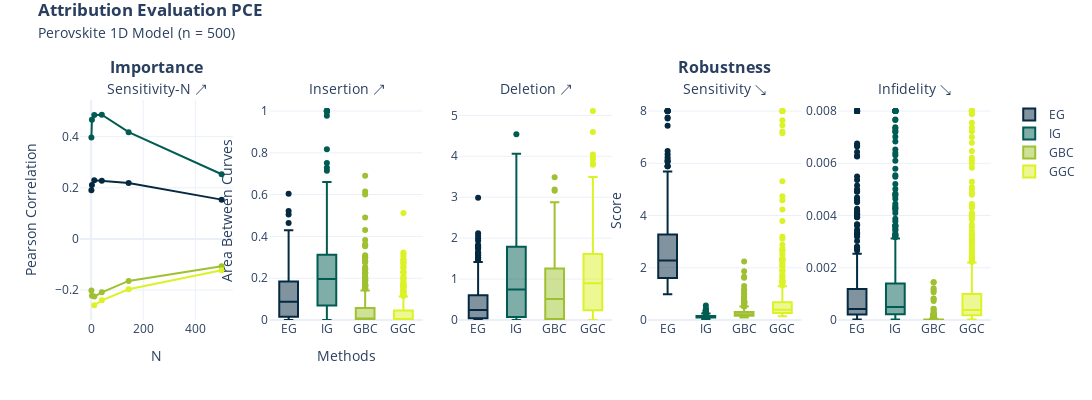

Write notebook code for a chart like this one.
### Code cell
## Plot ##
import plotly.graph_objects as go
from plotly.subplots import make_subplots


def format_title(title, subtitle=None, subtitle_font_size=14):
    title = f"<b>{title}</b>"
    if not subtitle:
        return title
    subtitle = f'<span style="font-size: {subtitle_font_size}px;">{subtitle}</span>'
    return f"{title}<br>{subtitle}"

if target == "pce":
    title = "Attribution Evaluation PCE"
else:
    title = "Attribution Evaluation Mean Thickness"


fig = make_subplots(
    rows=1,
    cols=5,
    subplot_titles=(
        format_title("Importance", "Sensitivity-N " + "\u2197",),
        format_title("", "Insertion " + "\u2197",),
        format_title("", "Deletion " + "\u2197",),
        format_title("Robustness", "Sensitivity " + "\u2198",),
        format_title("", "Infidelity " + "\u2198",),
    ),
)


fig.add_trace(
    go.Scatter(
        y=sensN[0].mean(0),
        x=n_list,
        name="EG",
        marker_color="#042940",
        showlegend=False,
        mode="lines+markers",
    ),
    row=1,
    col=1,
)

fig.add_traces(
    [
        go.Scatter(
            x=n_list,
            y=sensN[0].mean(0)
            + 1.960 * (np.std(sensN[0], axis=0) / sensN[0].shape[0]),
            mode="lines",
            line_color="rgba(0,0,0,0)",
            showlegend=False,
        ),
        go.Scatter(
            x=n_list,
            y=sensN[0].mean(0)
            - 1.960 * (np.std(sensN[0], axis=0) / sensN[0].shape[0]),
            mode="lines",
            line_color="rgba(0,0,0,0)",
            name="95% confidence interval",
            showlegend=False,
            fill="tonexty",
            fillcolor="rgba(4,41,64,0.2)",
        ),
    ]
)

fig.add_trace(
    go.Scatter(
        y=sensN[1].mean(0),
        x=n_list,
        name="IG",
        marker_color="#005C53",
        showlegend=False,
        mode="lines+markers",
    ),
    row=1,
    col=1,
)

fig.add_traces(
    [
        go.Scatter(
            x=n_list,
            y=sensN[1].mean(0)
            + 1.960 * (np.std(sensN[1], axis=0) / sensN[1].shape[0]),
            mode="lines",
            line_color="rgba(0,0,0,0)",
            showlegend=False,
        ),
        go.Scatter(
            x=n_list,
            y=sensN[1].mean(0)
            - 1.960 * (np.std(sensN[1], axis=0) / sensN[1].shape[0]),
            mode="lines",
            line_color="rgba(0,0,0,0)",
            name="95% confidence interval",
            showlegend=False,
            fill="tonexty",
            fillcolor="rgba(0,92,83,0.2)",
        ),
    ]
)

fig.add_trace(
    go.Scatter(
        y=sensN[2].mean(0),
        x=n_list,
        name="GBC",
        marker_color="#9FC131",
        showlegend=False,
        mode="lines+markers",
    ),
    row=1,
    col=1,
)

fig.add_traces(
    [
        go.Scatter(
            x=n_list,
            y=sensN[2].mean(0)
            + 1.960 * (np.std(sensN[2], axis=0) / sensN[2].shape[0]),
            mode="lines",
            line_color="rgba(0,0,0,0)",
            showlegend=False,
        ),
        go.Scatter(
            x=n_list,
            y=sensN[2].mean(0)
            - 1.960 * (np.std(sensN[2], axis=0) / sensN[2].shape[0]),
            mode="lines",
            line_color="rgba(0,0,0,0)",
            name="95% confidence interval",
            showlegend=False,
            fill="tonexty",
            fillcolor="rgba(159,193,49,0.2)",
        ),
    ]
)

fig.add_trace(
    go.Scatter(
        y=sensN[3].mean(0),
        x=n_list,
        name="GGC",
        marker_color="#DBF227",
        showlegend=False,
        mode="lines+markers",
    ),
    row=1,
    col=1,
)

fig.add_traces(
    [
        go.Scatter(
            x=n_list,
            y=sensN[3].mean(0)
            + 1.960 * (np.std(sensN[3], axis=0) / sensN[3].shape[0]),
            mode="lines",
            line_color="rgba(0,0,0,0)",
            showlegend=False,
        ),
        go.Scatter(
            x=n_list,
            y=sensN[3].mean(0)
            - 1.960 * (np.std(sensN[3], axis=0) / sensN[3].shape[0]),
            mode="lines",
            line_color="rgba(0,0,0,0)",
            name="95% confidence interval",
            showlegend=False,
            fill="tonexty",
            fillcolor="rgba(219,242,39,0.2)",
        ),
    ]
)

fig.add_trace(
    go.Box(y=ins_abc[0], name="EG", marker_color="#042940", showlegend=False),
    row=1,
    col=2,
)
fig.add_trace(
    go.Box(y=ins_abc[1], name="IG", marker_color="#005C53", showlegend=False),
    row=1,
    col=2,
)
fig.add_trace(
    go.Box(y=ins_abc[2], name="GBC", marker_color="#9FC131", showlegend=False),
    row=1,
    col=2,
)
fig.add_trace(
    go.Box(y=ins_abc[3], name="GGC", marker_color="#DBF227", showlegend=False),
    row=1,
    col=2,
)

fig.add_trace(
    go.Box(y=del_abc[0], name="EG", marker_color="#042940", showlegend=False),
    row=1,
    col=3,
)
fig.add_trace(
    go.Box(y=del_abc[1], name="IG", marker_color="#005C53", showlegend=False),
    row=1,
    col=3,
)
fig.add_trace(
    go.Box(y=del_abc[2], name="GBC", marker_color="#9FC131", showlegend=False),
    row=1,
    col=3,
)
fig.add_trace(
    go.Box(y=del_abc[3], name="GGC", marker_color="#DBF227", showlegend=False),
    row=1,
    col=3,
)

fig.add_trace(
    go.Box(y=sens[0].squeeze(), name="EG", marker_color="#042940"), row=1, col=4,
)
fig.add_trace(
    go.Box(y=sens[1].squeeze(), name="IG", marker_color="#005C53"), row=1, col=4,
)
fig.add_trace(
    go.Box(y=sens[2].squeeze(), name="GBC", marker_color="#9FC131"), row=1, col=4,
)
fig.add_trace(
    go.Box(y=sens[3].squeeze(), name="GGC", marker_color="#DBF227"), row=1, col=4,
)


fig.add_trace(
    go.Box(
        y=infid[0].squeeze(), name="EG", marker_color="#042940", showlegend=False
    ),
    row=1,
    col=5,
)
fig.add_trace(
    go.Box(
        y=infid[1].squeeze(), name="IG", marker_color="#005C53", showlegend=False
    ),
    row=1,
    col=5,
)
fig.add_trace(
    go.Box(
        y=infid[2].squeeze(), name="GBC", marker_color="#9FC131", showlegend=False
    ),
    row=1,
    col=5,
)
fig.add_trace(
    go.Box(
        y=infid[3].squeeze(), name="GGC", marker_color="#DBF227", showlegend=False
    ),
    row=1,
    col=5,
)


fig.update_xaxes(title="N", row=1, col=1)
fig.update_xaxes(title="Methods", row=1, col=2)

fig.update_yaxes(title="Pearson Correlation", row=1, col=1)
fig.update_yaxes(title="Area Between Curves", rangemode="tozero", row=1, col=2)
fig.update_yaxes(rangemode="tozero", row=1, col=3)
fig.update_yaxes(title="Score", rangemode="tozero", row=1, col=4)
fig.update_yaxes(rangemode="tozero", row=1, col=5)

fig.update_layout(
    title=format_title(
        title,
        "Perovskite "+ dim +" Model (n = " + str(sensN[3].shape[0]) + ")",
    ),
    legend_title=None,
    legend={"traceorder": "normal"},
    title_y=0.96,
    title_x=0.035,
    template="plotly_white",
    height=400,
    width=1600,
)

#fig.write_image("xai/images/"+ target + "/" + dim + "/" + dim +"_eval.png", scale=2)

fig.show()

### Figure 1 — Plotly figure (JSON) as saved in the notebook; plotly's stock layout.template omitted (floating-point values rounded to 4 significant figures; data arrays with more than 128 entries replaced by an {"elided": "..."} marker saying what was removed)
{"data": [{"marker": {"color": "#042940"}, "mode": "lines+markers", "name": "EG", "showlegend": false, "type": "scatter", "x": [1, 3, 12, 41, 144, 501], "xaxis": "x", "y": [0.1907, 0.2112, 0.2296, 0.2273, 0.2186, 0.1539], "yaxis": "y"}, {"line": {"color": "rgba(0,0,0,0)"}, "mode": "lines", "showlegend": false, "type": "scatter", "x": [1, 3, 12, 41, 144, 501], "y": [0.1922, 0.2123, 0.2304, 0.2281, 0.2193, 0.1545]}, {"fill": "tonexty", "fillcolor": "rgba(4,41,64,0.2)", "line": {"color": "rgba(0,0,0,0)"}, "mode": "lines", "name": "95% confidence interval", "showlegend": false, "type": "scatter", "x": [1, 3, 12, 41, 144, 501], "y": [0.1893, 0.2101, 0.2287, 0.2266, 0.218, 0.1533]}, {"marker": {"color": "#005C53"}, "mode": "lines+markers", "name": "IG", "showlegend": false, "type": "scatter", "x": [1, 3, 12, 41, 144, 501], "xaxis": "x", "y": [0.3973, 0.4663, 0.4847, 0.4859, 0.4178, 0.2531], "yaxis": "y"}, {"line": {"color": "rgba(0,0,0,0)"}, "mode": "lines", "showlegend": false, "type": "scatter", "x": [1, 3, 12, 41, 144, 501], "y": [0.3989, 0.4676, 0.4857, 0.4868, 0.4186, 0.2538]}, {"fill": "tonexty", "fillcolor": "rgba(0,92,83,0.2)", "line": {"color": "rgba(0,0,0,0)"}, "mode": "lines", "name": "95% confidence interval", "showlegend": false, "type": "scatter", "x": [1, 3, 12, 41, 144, 501], "y": [0.3957, 0.465, 0.4837, 0.4851, 0.417, 0.2524]}, {"marker": {"color": "#9FC131"}, "mode": "lines+markers", "name": "GBC", "showlegend": false, "type": "scatter", "x": [1, 3, 12, 41, 144, 501], "xaxis": "x", "y": [-0.2017, -0.2218, -0.2252, -0.2088, -0.1641, -0.1066], "yaxis": "y"}, {"line": {"color": "rgba(0,0,0,0)"}, "mode": "lines", "showlegend": false, "type": "scatter", "x": [1, 3, 12, 41, 144, 501], "y": [-0.1998, -0.2204, -0.2241, -0.2079, -0.1633, -0.1059]}, {"fill": "tonexty", "fillcolor": "rgba(159,193,49,0.2)", "line": {"color": "rgba(0,0,0,0)"}, "mode": "lines", "name": "95% confidence interval", "showlegend": false, "type": "scatter", "x": [1, 3, 12, 41, 144, 501], "y": [-0.2035, -0.2232, -0.2263, -0.2097, -0.1649, -0.1073]}, {"marker": {"color": "#DBF227"}, "mode": "lines+markers", "name": "GGC", "showlegend": false, "type": "scatter", "x": [1, 3, 12, 41, 144, 501], "xaxis": "x", "y": [null, null, -0.2593, -0.2399, -0.1969, -0.1221], "yaxis": "y"}, {"line": {"color": "rgba(0,0,0,0)"}, "mode": "lines", "showlegend": false, "type": "scatter", "x": [1, 3, 12, 41, 144, 501], "y": [null, null, -0.2581, -0.2389, -0.196, -0.1215]}, {"fill": "tonexty", "fillcolor": "rgba(219,242,39,0.2)", "line": {"color": "rgba(0,0,0,0)"}, "mode": "lines", "name": "95% confidence interval", "showlegend": false, "type": "scatter", "x": [1, 3, 12, 41, 144, 501], "y": [null, null, -0.2604, -0.2409, -0.1978, -0.1228]}, {"marker": {"color": "#042940"}, "name": "EG", "showlegend": false, "type": "box", "xaxis": "x2", "y": {"elided": "500 float values"}, "yaxis": "y2"}, {"marker": {"color": "#005C53"}, "name": "IG", "showlegend": false, "type": "box", "xaxis": "x2", "y": {"elided": "500 float values"}, "yaxis": "y2"}, {"marker": {"color": "#9FC131"}, "name": "GBC", "showlegend": false, "type": "box", "xaxis": "x2", "y": {"elided": "500 float values"}, "yaxis": "y2"}, {"marker": {"color": "#DBF227"}, "name": "GGC", "showlegend": false, "type": "box", "xaxis": "x2", "y": {"elided": "500 float values"}, "yaxis": "y2"}, {"marker": {"color": "#042940"}, "name": "EG", "showlegend": false, "type": "box", "xaxis": "x3", "y": {"elided": "500 float values"}, "yaxis": "y3"}, {"marker": {"color": "#005C53"}, "name": "IG", "showlegend": false, "type": "box", "xaxis": "x3", "y": {"elided": "500 float values"}, "yaxis": "y3"}, {"marker": {"color": "#9FC131"}, "name": "GBC", "showlegend": false, "type": "box", "xaxis": "x3", "y": {"elided": "500 float values"}, "yaxis": "y3"}, {"marker": {"color": "#DBF227"}, "name": "GGC", "showlegend": false, "type": "box", "xaxis": "x3", "y": {"elided": "500 float values"}, "yaxis": "y3"}, {"marker": {"color": "#042940"}, "name": "EG", "type": "box", "xaxis": "x4", "y": {"elided": "500 float values"}, "yaxis": "y4"}, {"marker": {"color": "#005C53"}, "name": "IG", "type": "box", "xaxis": "x4", "y": {"elided": "500 float values"}, "yaxis": "y4"}, {"marker": {"color": "#9FC131"}, "name": "GBC", "type": "box", "xaxis": "x4", "y": {"elided": "500 float values"}, "yaxis": "y4"}, {"marker": {"color": "#DBF227"}, "name": "GGC", "type": "box", "xaxis": "x4", "y": {"elided": "500 float values"}, "yaxis": "y4"}, {"marker": {"color": "#042940"}, "name": "EG", "showlegend": false, "type": "box", "xaxis": "x5", "y": {"elided": "500 float values"}, "yaxis": "y5"}, {"marker": {"color": "#005C53"}, "name": "IG", "showlegend": false, "type": "box", "xaxis": "x5", "y": {"elided": "500 float values"}, "yaxis": "y5"}, {"marker": {"color": "#9FC131"}, "name": "GBC", "showlegend": false, "type": "box", "xaxis": "x5", "y": {"elided": "500 float values"}, "yaxis": "y5"}, {"marker": {"color": "#DBF227"}, "name": "GGC", "showlegend": false, "type": "box", "xaxis": "x5", "y": {"elided": "500 float values"}, "yaxis": "y5"}], "layout": {"annotations": [{"font": {"size": 16}, "showarrow": false, "text": "<b>Importance</b><br><span style=\"font-size: 14px;\">Sensitivity-N ↗</span>", "x": 0.084, "xanchor": "center", "xref": "paper", "y": 1, "yanchor": "bottom", "yref": "paper"}, {"font": {"size": 16}, "showarrow": false, "text": "<b></b><br><span style=\"font-size: 14px;\">Insertion ↗</span>", "x": 0.292, "xanchor": "center", "xref": "paper", "y": 1, "yanchor": "bottom", "yref": "paper"}, {"font": {"size": 16}, "showarrow": false, "text": "<b></b><br><span style=\"font-size: 14px;\">Deletion ↗</span>", "x": 0.5, "xanchor": "center", "xref": "paper", "y": 1, "yanchor": "bottom", "yref": "paper"}, {"font": {"size": 16}, "showarrow": false, "text": "<b>Robustness</b><br><span style=\"font-size: 14px;\">Sensitivity ↘</span>", "x": 0.708, "xanchor": "center", "xref": "paper", "y": 1, "yanchor": "bottom", "yref": "paper"}, {"font": {"size": 16}, "showarrow": false, "text": "<b></b><br><span style=\"font-size: 14px;\">Infidelity ↘</span>", "x": 0.916, "xanchor": "center", "xref": "paper", "y": 1, "yanchor": "bottom", "yref": "paper"}], "height": 400, "legend": {"title": {}, "traceorder": "normal"}, "title": {"text": "<b>Attribution Evaluation PCE</b><br><span style=\"font-size: 14px;\">Perovskite 1D Model (n = 500)</span>", "x": 0.035, "y": 0.96}, "width": 1600, "xaxis": {"anchor": "y", "domain": [0, 0.168], "title": {"text": "N"}}, "xaxis2": {"anchor": "y2", "domain": [0.208, 0.376], "title": {"text": "Methods"}}, "xaxis3": {"anchor": "y3", "domain": [0.416, 0.584]}, "xaxis4": {"anchor": "y4", "domain": [0.624, 0.792]}, "xaxis5": {"anchor": "y5", "domain": [0.832, 1]}, "yaxis": {"anchor": "x", "domain": [0, 1], "title": {"text": "Pearson Correlation"}}, "yaxis2": {"anchor": "x2", "domain": [0, 1], "rangemode": "tozero", "title": {"text": "Area Between Curves"}}, "yaxis3": {"anchor": "x3", "domain": [0, 1], "rangemode": "tozero"}, "yaxis4": {"anchor": "x4", "domain": [0, 1], "rangemode": "tozero", "title": {"text": "Score"}}, "yaxis5": {"anchor": "x5", "domain": [0, 1], "rangemode": "tozero"}}}
